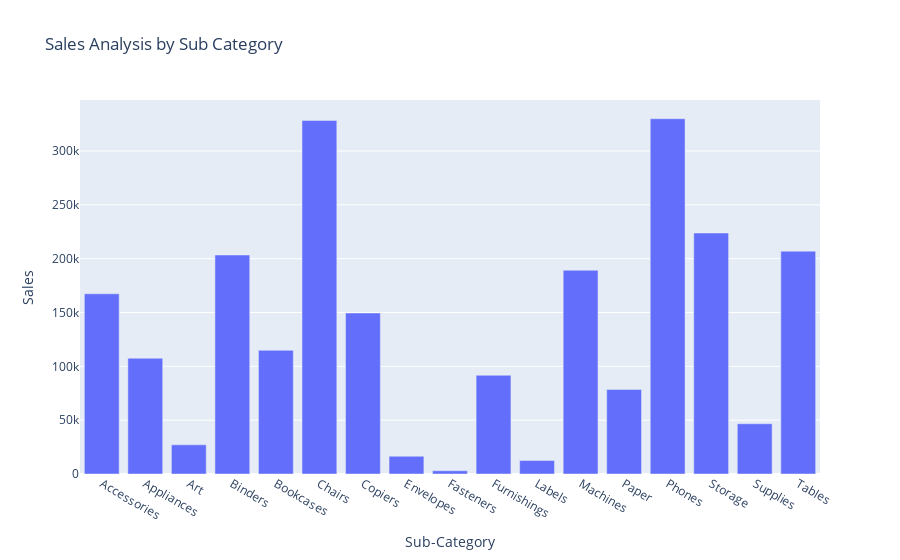

This figure's notebook cell:
### Code cell
fig = px.bar(sales_by_SubCategory,x='Sub-Category',y='Sales',title="Sales Analysis by Sub Category")
fig.show()

### Figure 1 — Plotly figure (JSON) as saved in the notebook; plotly's stock layout.template omitted (floating-point values rounded to 4 significant figures)
{"data": [{"alignmentgroup": "True", "hovertemplate": "Sub-Category=%{x}<br>Sales=%{y}<extra></extra>", "legendgroup": "", "marker": {"color": "#636efa", "pattern": {"shape": ""}}, "name": "", "offsetgroup": "", "orientation": "v", "showlegend": false, "textposition": "auto", "type": "bar", "x": ["Accessories", "Appliances", "Art", "Binders", "Bookcases", "Chairs", "Copiers", "Envelopes", "Fasteners", "Furnishings", "Labels", "Machines", "Paper", "Phones", "Storage", "Supplies", "Tables"], "xaxis": "x", "y": [167400.0, 107500.0, 27120.0, 203400.0, 114900.0, 328400.0, 149500.0, 16480.0, 3024.0, 91710.0, 12490.0, 189200.0, 78480.0, 330000.0, 223800.0, 46670.0, 207000.0], "yaxis": "y"}], "layout": {"barmode": "relative", "legend": {"tracegroupgap": 0}, "title": {"text": "Sales Analysis by Sub Category"}, "xaxis": {"anchor": "y", "domain": [0, 1], "title": {"text": "Sub-Category"}}, "yaxis": {"anchor": "x", "domain": [0, 1], "title": {"text": "Sales"}}}}
